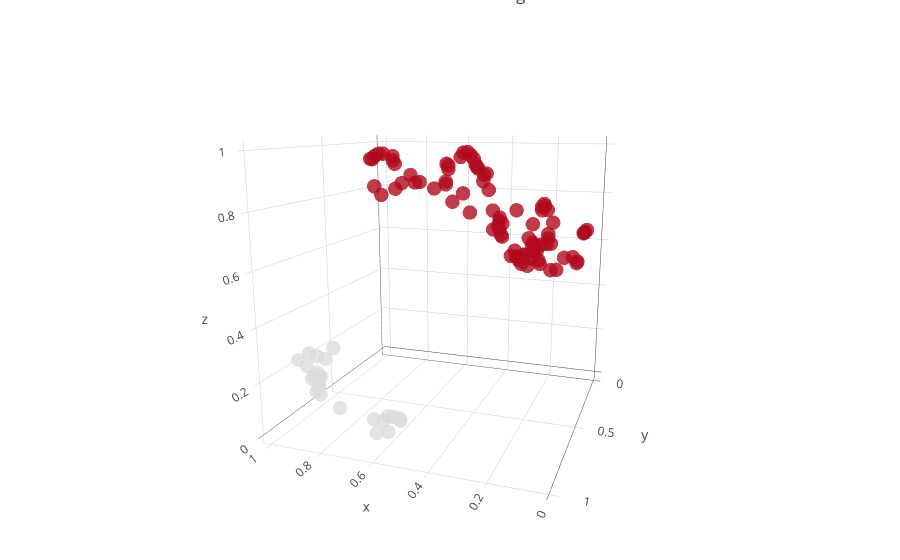

The notebook cell saved with this chart:
### Code cell
layout = go.Layout(
    title= "Val LRP Embedding",
     margin=dict(
        l=0,
        r=0,
        b=0,
        t=0
    )
)

emb3d["marker"]["color"]=clusterer.labels_

fig = go.Figure(data=[emb3d], layout=layout)
iplot(fig, filename='lrp-val.html')
